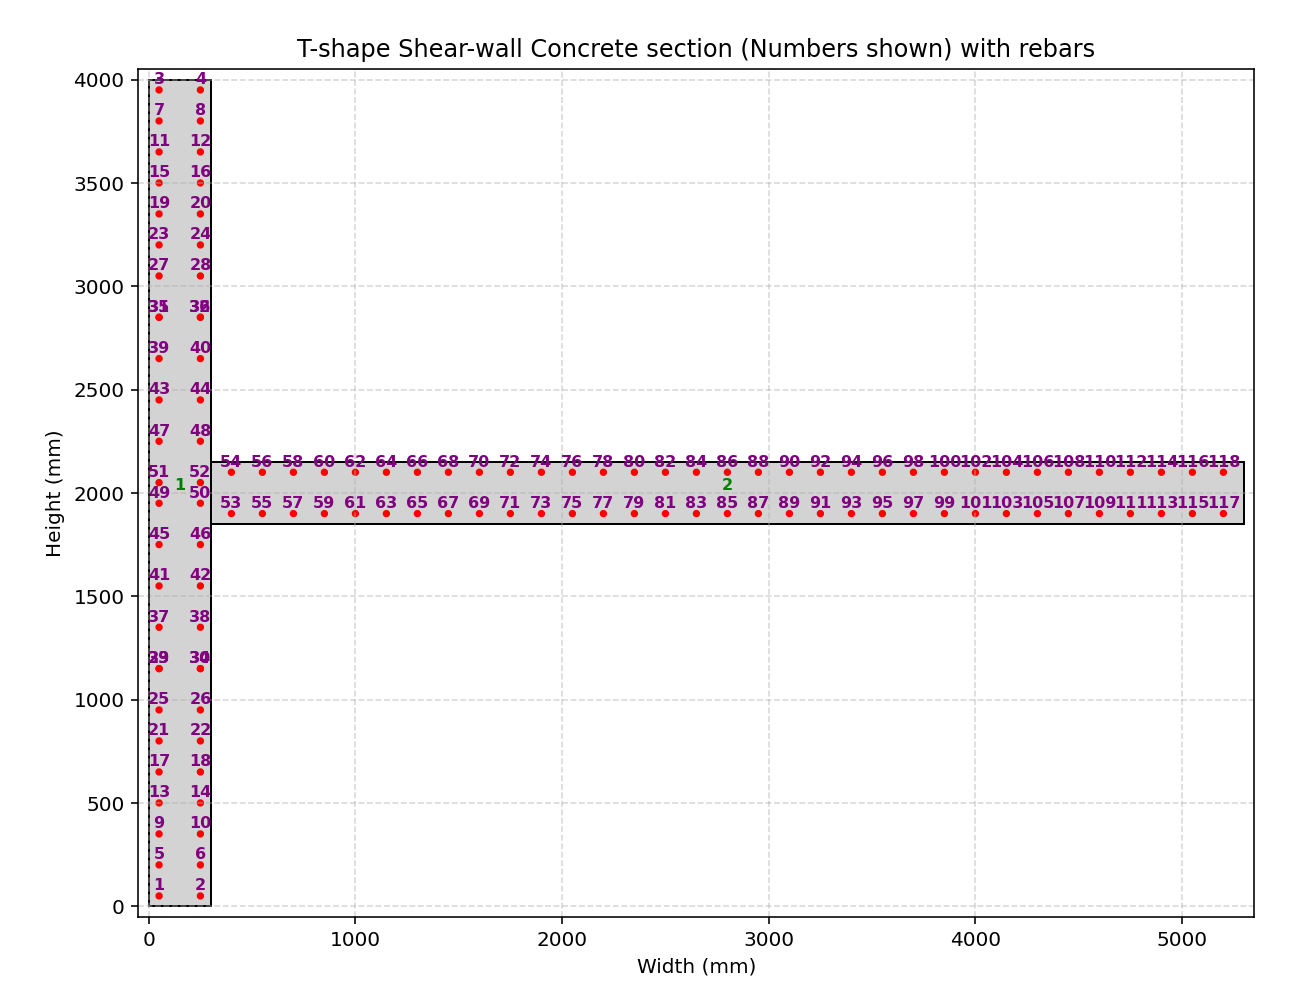

Reproduce this figure in Python.
def CONCRETE_SHEAR_WALL_T_SHAPE_SECTION_EXTRA_FUN(secTag, STEEL_TYPE, fc, Kfc, CONCRETE_DENSITY, plot=True):
    """
    Create a concrete T-Shape shear wall with different widths and heights, fiber section (OpenSees) and,
    if PLOT=True, draw a simple 2‑D sketch of the section.

    Parameters
    ----------
    secTag          : int   – section identifier
    STEEL_TYPE      : str   – 'ELASTIC' or 'INELASTIC'
    fc              : float – unconfined concrete compressive strength (MPa, negative)
    Kfc             : float – ratio of confined to unconfined concrete strength
    CONCRETE_DENSITY: float – ρc (kg/m³) – will be converted to N·s²/mm³
    PLOT            : bool  – draw the section if True
    
    THIS PYTHON SCRIPT WRITTEN BY SALAR DELAVAR GHASHGHAEI (QASHQAI)
    """
    import numpy as np
    import openseespy.opensees as ops
    import matplotlib.pyplot as plt
    import matplotlib.pyplot as plt, matplotlib.patches as patches
    
    # Define materials for nonlinear elements
    # Define parameters (units: mm, N)
    # ------------------------------------------
    # CONCRETE                  tag   f'c        ec0   f'cu        ecu
    # Cover concrete (unconfined)
    fcU = -fc                 # [N/mm²] Concrete Compressive Strength
    Ec = 4700 * np.sqrt(-fcU) # [N/mm^2] Concrete Elastic Modulus
    ec0U = 2*fcU/Ec           # [mm/mm] Concrete Compressive Strain
    fcUU = 0.2*fcU            # [N/mm²] Concrete Compressive Ultimate Strength
    ecuU = 5*ec0U             # [mm/mm] Concrete Compressive Ultimate Strain
    LambdaU = 0.1;	          # ratio between unloading slope    
    # Core concrete (confined)
    #Kfc = 1.3;			      # ratio of confined to unconfined concrete strength
    fcC = Kfc*fcU             # [N/mm²] Concrete Compressive Strength
    Ec = 4700 * np.sqrt(-fcC) # [N/mm^2] Concrete Elastic Modulus
    ec0C = 2*fcC/Ec           # [mm/mm] Concrete Compressive Strain
    fcUC = 0.65*fcC           # [N/mm²] Concrete Compressive Ultimate Strength
    ecuC = 15*ec0C            # [mm/mm] Concrete Compressive Ultimate Strain
    LambdaC = 0.1;	          # ratio between unloading slope
    # tensile-strength properties
    ftC = 0.7 * np.sqrt(-fcC)  # [N/mm²] tensile strength +tension
    ftU = 0.7 * np.sqrt(-fcU)  # [N/mm²] tensile strength +tension
    EtsC = ftC/np.abs(ec0C)    # [N/mm²] tension softening stiffness
    EtsU = ftU/np.abs(ec0U)	   # [N/mm²] tension softening stiffness
    
    # STEEL
    # Reinforcing steel
    fy = 400          # [N/mm²] Steel Rebar Yield Strength   
    Es = 2e5          # [N/mm²] Modulus of Elasticity
    ey = fy/Es        # [mm/mm] Steel Rebar Yield Strain
    fu = 1.1818*fy    # [N/mm²] Steel Rebar Ultimate Strength
    esu = 0.09        # [mm/mm] Steel Rebar Ultimate Strain
    Esh = (fu - fy)/(esu - ey)
    Bs = Esh / Es
    

    coreTag, coverTag, steelTag = secTag + 100, secTag + 200, secTag + 300
    if STEEL_TYPE == 'ELASTIC':
        ops.uniaxialMaterial('Elastic', steelTag, Es) 
    if STEEL_TYPE == 'INELASTIC':   
        pinchX = 0.8   # Pinching factor in X direction
        pinchY = 0.5   # Pinching factor in Y direction
        damage1 = 0.0  # Damage due to ductility
        damage2 = 0.0  # Damage due to energy
        beta = 0.1     # Stiffness degradation parameter
        ops.uniaxialMaterial('Hysteretic', steelTag, fy, ey, fu, esu, 0.2*fu, 1.1*esu, -fy, -ey, -fu, -esu, -0.2*fu, -1.1*esu, pinchX, pinchY, damage1, damage2, beta)
        # INFO LINK: https://opensees.berkeley.edu/wiki/index.php/Hysteretic_Material
        
    #ops.uniaxialMaterial('Concrete01', coreTag, fcC, ec0C, fcUC, ecuC)  # Core concrete (confined)
    #ops.uniaxialMaterial('Concrete01', coverTag, fcU, ec0U, fcUU, ecuU) # Cover concrete (unconfined)
    ops.uniaxialMaterial('Concrete02', coreTag, fcC, ec0C, fcUC, ecuC, LambdaC, ftC, EtsC) # build core concrete (confined)
    ops.uniaxialMaterial('Concrete02', coverTag, fcU, ec0U, fcUU, ecuU, LambdaU, ftU, EtsU) # build cover concrete (unconfined)


    # -------------------- Fiber section -------------------------
    ops.section('Fiber', secTag)
    # -------------------- Concrete Section -------------------------------
    # (layers depth[mm], layers width[mm], center y‑coord [mm], center x‑coord [mm], numSubdivY, numSubdivZ)
    NFY, NFX = 50, 50 # Number of fibers in each Division in Y and X Dir.
    concrete_layers = [
        (4000.0, 300.0, 2000, 150.0, NFY, NFX, coreTag, 'lightgray'),      # 1
        (300.0, 5000.0, 2000.0, 300.0+2500.0, NFY, NFX, coreTag, 'lightgray'),    # 2

    ]
    for depth, width, center_y, center_x, numSubdivY, numSubdivZ, matTAG, _  in concrete_layers:
        x_left = center_x - width/2
        x_right = center_x + width/2
        y_bot = center_y - depth/2
        y_top = center_y + depth/2
        ops.patch('rect', matTAG, numSubdivY, numSubdivZ, x_left, y_bot, x_right, y_top)

    # -------------------- Section area -------------------------
    # Initialize
    min_bottom = float('inf')
    max_top = -float('inf')
    TOTAL_AREA = 0.0
    
    for depth, width, center_y, center_x,_ ,_,_ ,_ in concrete_layers:
        bottom = center_y - depth/2
        top = center_y + depth/2
        min_bottom = min(min_bottom, bottom)
        max_top = max(max_top, top)
        TOTAL_AREA += depth * width
    
    SECTION_HEIGHT = max_top - min_bottom
    
    print(f"Section height = {SECTION_HEIGHT} mm")
    print(f"Section area   = {TOTAL_AREA} mm²")
    # -------------------- Rebars -------------------------------
    RD = 16.0 # [mm] Rebar Diameter
    # (diameter [mm], y‑coord [mm], x‑coord [mm])
    rebars = [
        (RD,  50.0, 50.0),      # 1 -> SHEAR WALL 01 - DISTANCE 150.0 mm
        (RD,  50.0, 250.0),     # 2
        (RD,  3950.0, 50.0),    # 3
        (RD,  3950.0, 250.0),   # 4
        (RD,  200.0, 50.0),     # 5
        (RD,  200.0, 250.0),    # 6
        (RD,  3800.0, 50.0),    # 7
        (RD,  3800.0, 250.0),   # 8
        (RD,  350.0, 50.0),     # 9
        (RD,  350.0, 250.0),    # 10
        (RD,  3650.0, 50.0),    # 11
        (RD,  3650.0, 250.0),   # 12
        (RD,  500.0, 50.0),     # 13
        (RD,  500.0, 250.0),    # 14
        (RD,  3500.0, 50.0),    # 15
        (RD,  3500.0, 250.0),   # 16
        (RD,  650.0, 50.0),     # 17
        (RD,  650.0, 250.0),    # 18
        (RD,  3350.0, 50.0),    # 19
        (RD,  3350.0, 250.0),   # 20
        (RD,  800.0, 50.0),     # 21
        (RD,  800.0, 250.0),    # 22
        (RD,  3200.0, 50.0),    # 23
        (RD,  3200.0, 250.0),   # 24
        (RD,  950.0, 50.0),     # 25
        (RD,  950.0, 250.0),    # 26
        (RD,  3050.0, 50.0),    # 27
        (RD,  3050.0, 250.0),   # 28
        
        (RD,  1150.0, 50.0),    # 29 -> SHEAR WALL 01 - DISTANCE 200.0 mm
        (RD,  1150.0, 250.0),   # 30
        (RD,  2850.0, 50.0),    # 31
        (RD,  2850.0, 250.0),   # 32
        (RD,  1150.0, 50.0),    # 33
        (RD,  1150.0, 250.0),   # 34
        (RD,  2850.0, 50.0),    # 35
        (RD,  2850.0, 250.0),   # 36
        (RD,  1350.0, 50.0),    # 37
        (RD,  1350.0, 250.0),   # 38
        (RD,  2650.0, 50.0),    # 39
        (RD,  2650.0, 250.0),   # 40
        (RD,  1550.0, 50.0),    # 41
        (RD,  1550.0, 250.0),   # 42
        (RD,  2450.0, 50.0),    # 43
        (RD,  2450.0, 250.0),   # 44
        (RD,  1750.0, 50.0),    # 45
        (RD,  1750.0, 250.0),   # 46
        (RD,  2250.0, 50.0),    # 47
        (RD,  2250.0, 250.0),   # 48
        (RD,  1950.0, 50.0),    # 49
        (RD,  1950.0, 250.0),   # 50
        (RD,  2050.0, 50.0),    # 51
        (RD,  2050.0, 250.0),   # 52
        
        (RD,  2000.0-0.5*300.0+50.0, 300.0+100.0+0*150.0),      # 53 -> SHEAR WALL 02 - DISTANCE 150.0 mm
        (RD,  2000.0+0.5*300.0-50.0, 300.0+100.0+0*150.0),      # 54
        (RD,  2000.0-0.5*300.0+50.0, 300.0+100.0+1*150.0),      # 55
        (RD,  2000.0+0.5*300.0-50.0, 300.0+100.0+1*150.0),      # 56
        (RD,  2000.0-0.5*300.0+50.0, 300.0+100.0+2*150.0),      # 57
        (RD,  2000.0+0.5*300.0-50.0, 300.0+100.0+2*150.0),      # 58
        (RD,  2000.0-0.5*300.0+50.0, 300.0+100.0+3*150.0),      # 59
        (RD,  2000.0+0.5*300.0-50.0, 300.0+100.0+3*150.0),      # 60
        (RD,  2000.0-0.5*300.0+50.0, 300.0+100.0+4*150.0),      # 61
        (RD,  2000.0+0.5*300.0-50.0, 300.0+100.0+4*150.0),      # 62
        (RD,  2000.0-0.5*300.0+50.0, 300.0+100.0+5*150.0),      # 63
        (RD,  2000.0+0.5*300.0-50.0, 300.0+100.0+5*150.0),      # 64
        (RD,  2000.0-0.5*300.0+50.0, 300.0+100.0+6*150.0),      # 65
        (RD,  2000.0+0.5*300.0-50.0, 300.0+100.0+6*150.0),      # 66
        (RD,  2000.0-0.5*300.0+50.0, 300.0+100.0+7*150.0),      # 67
        (RD,  2000.0+0.5*300.0-50.0, 300.0+100.0+7*150.0),      # 68
        (RD,  2000.0-0.5*300.0+50.0, 300.0+100.0+8*150.0),      # 69
        (RD,  2000.0+0.5*300.0-50.0, 300.0+100.0+8*150.0),      # 70
        (RD,  2000.0-0.5*300.0+50.0, 300.0+100.0+9*150.0),      # 71
        (RD,  2000.0+0.5*300.0-50.0, 300.0+100.0+9*150.0),      # 72
        (RD,  2000.0-0.5*300.0+50.0, 300.0+100.0+10*150.0),      # 73
        (RD,  2000.0+0.5*300.0-50.0, 300.0+100.0+10*150.0),      # 74
        (RD,  2000.0-0.5*300.0+50.0, 300.0+100.0+11*150.0),      # 75
        (RD,  2000.0+0.5*300.0-50.0, 300.0+100.0+11*150.0),      # 76
        (RD,  2000.0-0.5*300.0+50.0, 300.0+100.0+12*150.0),      # 77
        (RD,  2000.0+0.5*300.0-50.0, 300.0+100.0+12*150.0),      # 78
        (RD,  2000.0-0.5*300.0+50.0, 300.0+100.0+13*150.0),      # 79
        (RD,  2000.0+0.5*300.0-50.0, 300.0+100.0+13*150.0),      # 80
        (RD,  2000.0-0.5*300.0+50.0, 300.0+100.0+14*150.0),      # 81
        (RD,  2000.0+0.5*300.0-50.0, 300.0+100.0+14*150.0),      # 82
        (RD,  2000.0-0.5*300.0+50.0, 300.0+100.0+15*150.0),      # 83
        (RD,  2000.0+0.5*300.0-50.0, 300.0+100.0+15*150.0),      # 84
        (RD,  2000.0-0.5*300.0+50.0, 300.0+100.0+16*150.0),      # 85
        (RD,  2000.0+0.5*300.0-50.0, 300.0+100.0+16*150.0),      # 86
        (RD,  2000.0-0.5*300.0+50.0, 300.0+100.0+17*150.0),      # 87
        (RD,  2000.0+0.5*300.0-50.0, 300.0+100.0+17*150.0),      # 88
        (RD,  2000.0-0.5*300.0+50.0, 300.0+100.0+18*150.0),      # 89
        (RD,  2000.0+0.5*300.0-50.0, 300.0+100.0+18*150.0),      # 90
        (RD,  2000.0-0.5*300.0+50.0, 300.0+100.0+19*150.0),      # 91
        (RD,  2000.0+0.5*300.0-50.0, 300.0+100.0+19*150.0),      # 92
        (RD,  2000.0-0.5*300.0+50.0, 300.0+100.0+20*150.0),      # 93
        (RD,  2000.0+0.5*300.0-50.0, 300.0+100.0+20*150.0),      # 94
        (RD,  2000.0-0.5*300.0+50.0, 300.0+100.0+21*150.0),      # 95
        (RD,  2000.0+0.5*300.0-50.0, 300.0+100.0+21*150.0),      # 96
        (RD,  2000.0-0.5*300.0+50.0, 300.0+100.0+22*150.0),      # 97
        (RD,  2000.0+0.5*300.0-50.0, 300.0+100.0+22*150.0),      # 98
        (RD,  2000.0-0.5*300.0+50.0, 300.0+100.0+23*150.0),      # 99
        (RD,  2000.0+0.5*300.0-50.0, 300.0+100.0+23*150.0),      # 100
        (RD,  2000.0-0.5*300.0+50.0, 300.0+100.0+24*150.0),      # 101
        (RD,  2000.0+0.5*300.0-50.0, 300.0+100.0+24*150.0),      # 102
        (RD,  2000.0-0.5*300.0+50.0, 300.0+100.0+25*150.0),      # 103
        (RD,  2000.0+0.5*300.0-50.0, 300.0+100.0+25*150.0),      # 104
        (RD,  2000.0-0.5*300.0+50.0, 300.0+100.0+26*150.0),      # 105
        (RD,  2000.0+0.5*300.0-50.0, 300.0+100.0+26*150.0),      # 106
        (RD,  2000.0-0.5*300.0+50.0, 300.0+100.0+27*150.0),      # 107
        (RD,  2000.0+0.5*300.0-50.0, 300.0+100.0+27*150.0),      # 108
        (RD,  2000.0-0.5*300.0+50.0, 300.0+100.0+28*150.0),      # 109
        (RD,  2000.0+0.5*300.0-50.0, 300.0+100.0+28*150.0),      # 110
        (RD,  2000.0-0.5*300.0+50.0, 300.0+100.0+29*150.0),      # 111
        (RD,  2000.0+0.5*300.0-50.0, 300.0+100.0+29*150.0),      # 112
        (RD,  2000.0-0.5*300.0+50.0, 300.0+100.0+30*150.0),      # 113
        (RD,  2000.0+0.5*300.0-50.0, 300.0+100.0+30*150.0),      # 114
        (RD,  2000.0-0.5*300.0+50.0, 300.0+100.0+31*150.0),      # 115
        (RD,  2000.0+0.5*300.0-50.0, 300.0+100.0+31*150.0),      # 116
        (RD,  2000.0-0.5*300.0+50.0, 300.0+100.0+32*150.0),      # 117
        (RD,  2000.0+0.5*300.0-50.0, 300.0+100.0+32*150.0),      # 118
    ]

    for dia, y, x in rebars:
        area = np.pi * dia**2 / 4.0          # mm²
        ops.fiber(x, y, area, steelTag)      # add to OpenSees model

    # -------------------- Plot (optional) -----------------------
    if plot:
        import matplotlib.pyplot as plt
        import matplotlib.patches as patches
        
        fig, ax = plt.subplots(figsize=(10, 8))
        ax.set_xlabel('Width (mm)')
        ax.set_ylabel('Height (mm)')
        ax.set_title('T-shape Shear-wall Concrete section (Numbers shown) with rebars')
        ax.grid(True, ls='--', alpha=0.5)
        
        # Concrete geometry derived from concrete_layers
        ii = 0
        for depth, width, center_y, center_x, _, _, _, _ in concrete_layers:
            x_left = center_x - width/2
            x_right = center_x + width/2
            y_bot = center_y - depth/2
            y_top = center_y + depth/2
            rect = patches.Rectangle(
                (x_left, y_bot), width, depth,
                linewidth=1, edgecolor='black', facecolor='lightgray'
            )
            ax.add_patch(rect)
            ii += 1
            ax.text(
                center_x, center_y, f'{ii}',
                color='green', fontsize=8,
                ha='center', va='bottom', fontweight='bold'
            )
        
        # Rebars – red circles + numbers (using your existing rebars list)
        for i, (dia, y, x) in enumerate(rebars, start=1):
            circ = patches.Circle(
                (x, y), radius=dia/2,
                edgecolor='red', facecolor='red', linewidth=2
            )
            ax.add_patch(circ)
            ax.text(
                x, y + dia/2 + 5, f'{i}',
                color='purple', fontsize=8,
                ha='center', va='bottom', fontweight='bold'
            )
        
        # Compute overall limits from the actual concrete layers
        all_x = []
        all_y = []
        for depth, width, center_y, center_x,_ ,_, _, _ in concrete_layers:
            all_x.append(center_x - width/2)
            all_x.append(center_x + width/2)
            all_y.append(center_y - depth/2)
            all_y.append(center_y + depth/2)
        x_min, x_max = min(all_x), max(all_x)
        y_min, y_max = min(all_y), max(all_y)
        margin = 50  # mm extra space around
        ax.set_xlim(x_min - margin, x_max + margin)
        ax.set_ylim(y_min - margin, y_max + margin)
        ax.set_aspect('equal')
        plt.show()

    ELE_MASS = CONCRETE_DENSITY * TOTAL_AREA   # kg/mm

    return SECTION_HEIGHT, ELE_MASS
